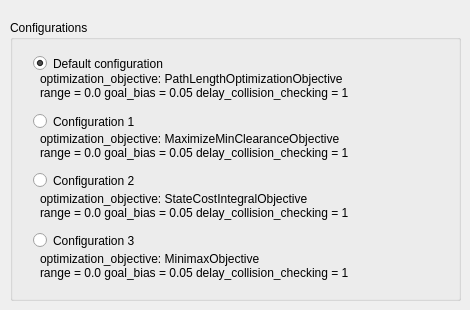
   <widget class="QWidget" name="tab_general">
    <attribute name="title">
     <string>General Settings</string>
    </attribute>
    <widget class="QGroupBox" name="groupBox">
     <property name="geometry">
      <rect>
       <x>10</x>
       <y>20</y>
       <width>451</width>
       <height>281</height>
      </rect>
     </property>
     <property name="title">
      <string>Configurations</string>
     </property>
     <widget class="QLabel" name="label_4">
      <property name="geometry">
       <rect>
        <x>30</x>
        <y>110</y>
        <width>361</width>
        <height>31</height>
       </rect>
      </property>
      <property name="text">
       <string>optimization_objective: MaximizeMinClearanceObjective 
range = 0.0 goal_bias = 0.05 delay_collision_checking = 1 </string>
      </property>
     </widget>
     <widget class="QLabel" name="label_5">
      <property name="geometry">
       <rect>
        <x>30</x>
        <y>170</y>
        <width>361</width>
        <height>31</height>
       </rect>
      </property>
      <property name="text">
       <string>optimization_objective: StateCostIntegralObjective 
range = 0.0 goal_bias = 0.05 delay_collision_checking = 1 </string>
      </property>
     </widget>
     <widget class="QRadioButton" name="radioButton_3">
      <property name="geometry">
       <rect>
        <x>23</x>
        <y>210</y>
        <width>118</width>
        <height>21</height>
       </rect>
      </property>
      <property name="text">
       <string>Configuration 3</string>
      </property>
     </widget>
     <widget class="QLabel" name="label_6">
      <property name="geometry">
       <rect>
        <x>30</x>
        <y>230</y>
        <width>361</width>
        <height>31</height>
       </rect>
      </property>
      <property name="text">
       <string>optimization_objective: MinimaxObjective 
range = 0.0 goal_bias = 0.05 delay_collision_checking = 1 </string>
      </property>
     </widget>
     <widget class="QRadioButton" name="radioButton_default">
      <property name="geometry">
       <rect>
        <x>23</x>
        <y>33</y>
        <width>156</width>
        <height>21</height>
       </rect>
      </property>
      <property name="text">
       <string>Default configuration </string>
      </property>
      <property name="checked">
       <bool>true</bool>
      </property>
     </widget>
     <widget class="QLabel" name="label">
      <property name="geometry">
       <rect>
        <x>30</x>
        <y>50</y>
        <width>361</width>
        <height>31</height>
       </rect>
      </property>
      <property name="text">
       <string>optimization_objective: PathLengthOptimizationObjective 
range = 0.0 goal_bias = 0.05 delay_collision_checking = 1 </string>
      </property>
     </widget>
     <widget class="QRadioButton" name="radioButton_1">
      <property name="geometry">
       <rect>
        <x>23</x>
        <y>91</y>
        <width>118</width>
        <height>21</height>
       </rect>
      </property>
      <property name="text">
       <string>Configuration 1</string>
      </property>
     </widget>
     <widget class="QRadioButton" name="radioButton_2">
      <property name="geometry">
       <rect>
        <x>23</x>
        <y>150</y>
        <width>118</width>
        <height>21</height>
       </rect>
      </property>
      <property name="text">
       <string>Configuration 2</string>
      </property>
     </widget>
    </widget>
   </widget>
